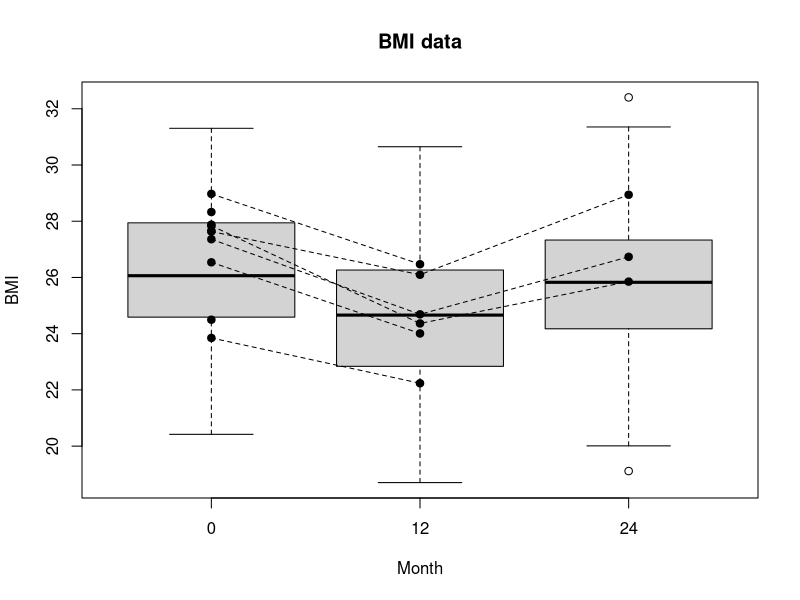

Source code (R):
#' Based on code from Sergey for generating BMI reduction data
#' Updated to generate external data in a similar manner
#' 
#' According to original study, children aged from 6 to 12; baseline reflects
#' BMI of children age 6 at 85% percentile.
library(MASS)

set.seed(1234)

###### Macro Variables ######
n <- 200
lower_age <- 6 
upper_age <- 12
eff_age <- 1 ## Slope for age effect on BMI
red1 <- -1   ## BMI reduction at an early time point
red2 <- 0   ## BMI reduction at the primary endpoint
lost1 <- 0.2## probability of dropping prior to the early BMI assessment
lost2 <- 0.4 ## probability of dropping prior to the primary BMI assessment
intercept_BMI <- 17

##### Functions #####
genData <- function(eff1, eff2) {
  R <- rbinom(n,size = 1, prob=0.5)
  age <- runif(n, lower_age, upper_age)
  baseline_BMI <- intercept_BMI + eff_age*age 
  
  MU <- data.frame(BMI1=baseline_BMI, 
                   BMI2=baseline_BMI + red1 + R*eff1, 
                   BMI3=baseline_BMI + red2 + R*eff2)
  CORR  <- diag(rep(3,1))
  CORR[CORR==0] <- 0.9
  SDs <- sqrt(c(2,3,4))
  SIGMA <- diag(SDs) %*% CORR %*% diag(SDs) 
  BMI <- MASS::mvrnorm(n,mu=c(0,0,0),Sigma = SIGMA) + MU
  BMI$R <- R
  BMI$age <- age
  BMI[runif(n) < lost1, c("BMI2","BMI3")] <- NA
  BMI[runif(n) < lost2, c("BMI3")] <- NA
  colMeans(!is.na(BMI))
  BMI
}

plotData <- function(BMI){
  ### plotting BMI data
  boxplot(c(BMI$BMI1,BMI$BMI2,BMI$BMI3)~
            c(rep(0,n),rep(12,n),rep(24,n)),
          xlab="Month", ylab="BMI", main = "BMI data")
  for(i in 1:10) {
    tmp <- BMI[i,]
    points(c(rep(1,1),rep(2,1),rep(3,1)),
           c(tmp$BMI1,tmp$BMI2,tmp$BMI3),pch=19)
    lines(c(rep(1,1),rep(2,1),rep(3,1)),
          c(tmp$BMI1,tmp$BMI2,tmp$BMI3),lty=2)
  }
}


## Main study + external (same)
eff1 <- -1.5 ## BMI reduction at an early  time point (the intervention effect)
eff2 <- -0.75 ## BMI reduction at the primary endpoint (the intervention effect)
BMI <- genData(eff1, eff2)
saveRDS(BMI, "data_main.rds")
plotData(BMI)

BMI <- genData(eff1, eff2)
saveRDS(BMI, "data_ext_same.rds")

## External study (mild difference; approx 1 std of treatment effect (0.16; 0.19)) 
BMI <- genData(eff1= -1.65, eff2= -0.95)
saveRDS(BMI, "data_ext_mild.rds")

## External study (large difference; approx 2 std)
BMI <- genData(eff1= -1.8, eff2= -1.15)
saveRDS(BMI, "data_ext_diff.rds")
